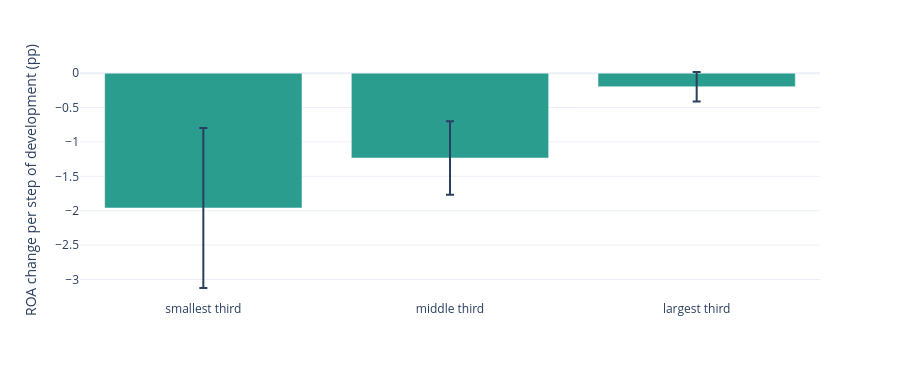

Notebook code for this chart:
### Markdown cell above
### Finding 2 · The effect is felt by small companies; the largest barely notice *(H13)*
We split companies into thirds by size *within their own country* and measured the same link for each third.

### Code cell
r = R["H13"]
d = fy.dropna(subset=["roa_pp", "size_rank", "dev_z"]).copy()
d["size"] = pd.cut(d.size_rank, [0, 1/3, 2/3, 1.0001], labels=["smallest third", "middle third", "largest third"], include_lowest=True)
rows = []
for g, gd in d.groupby("size", observed=True):
    m = fit_cluster("roa_pp ~ dev_z + C(sector) + C(fiscal_year)", gd)
    rows.append({"size": g, "effect": m.params["dev_z"], "lo": m.params["dev_z"] - 1.96 * m.bse["dev_z"], "hi": m.params["dev_z"] + 1.96 * m.bse["dev_z"]})
bs = pd.DataFrame(rows)
fig = px.bar(bs, x="size", y="effect", error_y=bs.hi - bs.effect, error_y_minus=bs.effect - bs.lo, color_discrete_sequence=[GREEN],
             labels={"effect": "ROA change per step of development (pp)", "size": ""}, height=380); fig.show()
display(Markdown(f"**In numbers:** the link is **{bs.effect.iloc[0]:+.1f} pp** for the smallest third, **{bs.effect.iloc[1]:+.1f}** for the middle and **{bs.effect.iloc[2]:+.1f}** for the largest. The difference between large and small is {r['effect']:+.1f} pp (q = {Q['H13']:.3f}), and it also shows on ESEF. "
                 "**Reading it:** a likely reason (not tested here) is that big listed companies sell abroad and borrow internationally, so their home country matters less, while small companies live on the domestic economy. *This idea came from looking at the main result, so treat it as a strong lead, not a final proof.*"))

### Figure 1 — Plotly figure (JSON) as saved in the notebook; plotly's stock layout.template omitted (floating-point values rounded to 4 significant figures)
{"data": [{"error_y": {"array": [1.163, 0.5329, 0.214], "arrayminus": [1.163, 0.5329, 0.214]}, "hovertemplate": "=%{x}<br>ROA change per step of development (pp)=%{y}<extra></extra>", "legendgroup": "", "marker": {"color": "#2a9d8f", "pattern": {"shape": ""}}, "name": "", "orientation": "v", "showlegend": false, "textposition": "auto", "type": "bar", "x": ["smallest third", "middle third", "largest third"], "xaxis": "x", "y": [-1.961, -1.234, -0.1974], "yaxis": "y"}], "layout": {"barmode": "relative", "height": 380, "legend": {"tracegroupgap": 0}, "margin": {"t": 60}, "xaxis": {"anchor": "y", "domain": [0, 1], "title": {"text": ""}}, "yaxis": {"anchor": "x", "domain": [0, 1], "title": {"text": "ROA change per step of development (pp)"}}}}
